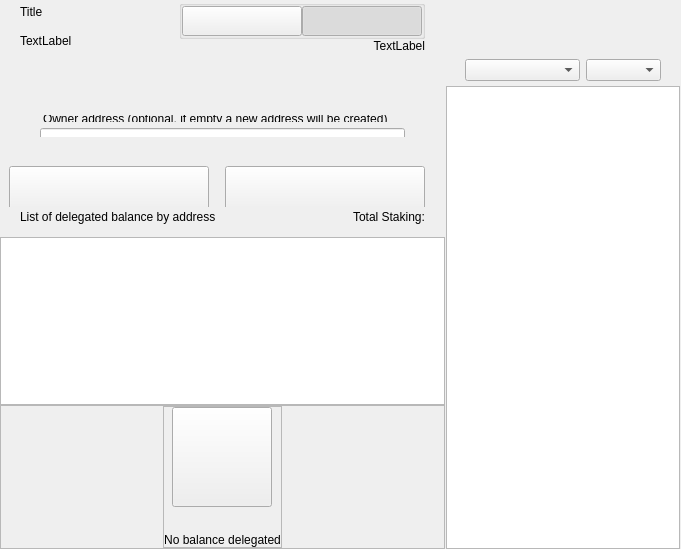
<?xml version="1.0" encoding="UTF-8"?>
<ui version="4.0">
 <class>ColdStakingWidget</class>
 <widget class="QWidget" name="ColdStakingWidget">
  <property name="geometry">
   <rect>
    <x>0</x>
    <y>0</y>
    <width>629</width>
    <height>549</height>
   </rect>
  </property>
  <property name="windowTitle">
   <string>Form</string>
  </property>
  <layout class="QHBoxLayout" name="horizontalLayout_1" stretch="2,1">
   <property name="spacing">
    <number>0</number>
   </property>
   <property name="leftMargin">
    <number>0</number>
   </property>
   <property name="topMargin">
    <number>0</number>
   </property>
   <property name="rightMargin">
    <number>0</number>
   </property>
   <property name="bottomMargin">
    <number>0</number>
   </property>
   <item>
    <widget class="QWidget" name="left" native="true">
     <layout class="QVBoxLayout" name="verticalLayout_3">
      <property name="leftMargin">
       <number>0</number>
      </property>
      <property name="topMargin">
       <number>0</number>
      </property>
      <property name="rightMargin">
       <number>0</number>
      </property>
      <property name="bottomMargin">
       <number>0</number>
      </property>
      <item>
       <layout class="QVBoxLayout" name="verticalLayout_2">
        <property name="spacing">
         <number>0</number>
        </property>
        <item>
         <layout class="QVBoxLayout" name="verticalLayoutTop">
          <property name="spacing">
           <number>0</number>
          </property>
          <property name="leftMargin">
           <number>20</number>
          </property>
          <property name="rightMargin">
           <number>20</number>
          </property>
          <item>
           <widget class="QWidget" name="containerTitle" native="true">
            <property name="sizePolicy">
             <sizepolicy hsizetype="Preferred" vsizetype="Minimum">
              <horstretch>0</horstretch>
              <verstretch>0</verstretch>
             </sizepolicy>
            </property>
            <property name="maximumSize">
             <size>
              <width>16777215</width>
              <height>100</height>
             </size>
            </property>
            <layout class="QHBoxLayout" name="containerTitleLayout">
             <property name="spacing">
              <number>0</number>
             </property>
             <property name="leftMargin">
              <number>0</number>
             </property>
             <property name="topMargin">
              <number>0</number>
             </property>
             <property name="rightMargin">
              <number>0</number>
             </property>
             <property name="bottomMargin">
              <number>0</number>
             </property>
             <item>
              <layout class="QVBoxLayout" name="verticalLayout11">
               <property name="spacing">
                <number>5</number>
               </property>
               <item>
                <widget class="QLabel" name="labelTitle">
                 <property name="text">
                  <string>Title</string>
                 </property>
                </widget>
               </item>
               <item>
                <widget class="QLabel" name="labelSubtitle1">
                 <property name="maximumSize">
                  <size>
                   <width>16777215</width>
                   <height>16777215</height>
                  </size>
                 </property>
                 <property name="text">
                  <string>TextLabel</string>
                 </property>
                </widget>
               </item>
              </layout>
             </item>
             <item>
              <spacer name="horizontalSpacer">
               <property name="orientation">
                <enum>Qt::Horizontal</enum>
               </property>
               <property name="sizeHint" stdset="0">
                <size>
                 <width>40</width>
                 <height>20</height>
                </size>
               </property>
              </spacer>
             </item>
             <item>
              <widget class="QWidget" name="containerViewPrivacyChecks" native="true">
               <layout class="QVBoxLayout" name="containerPrivacyChecks">
                <property name="spacing">
                 <number>0</number>
                </property>
                <property name="leftMargin">
                 <number>0</number>
                </property>
                <property name="topMargin">
                 <number>0</number>
                </property>
                <property name="rightMargin">
                 <number>0</number>
                </property>
                <property name="bottomMargin">
                 <number>0</number>
                </property>
                <item alignment="Qt::AlignHCenter|Qt::AlignVCenter">
                 <widget class="QGroupBox" name="groupBox">
                  <property name="title">
                   <string/>
                  </property>
                  <layout class="QHBoxLayout" name="horizontalLayout_2_1">
                   <property name="spacing">
                    <number>0</number>
                   </property>
                   <property name="leftMargin">
                    <number>0</number>
                   </property>
                   <property name="topMargin">
                    <number>0</number>
                   </property>
                   <property name="rightMargin">
                    <number>0</number>
                   </property>
                   <property name="bottomMargin">
                    <number>0</number>
                   </property>
                   <item>
                    <widget class="QPushButton" name="pushLeft">
                     <property name="minimumSize">
                      <size>
                       <width>120</width>
                       <height>30</height>
                      </size>
                     </property>
                     <property name="maximumSize">
                      <size>
                       <width>120</width>
                       <height>30</height>
                      </size>
                     </property>
                     <property name="focusPolicy">
                      <enum>Qt::NoFocus</enum>
                     </property>
                     <property name="text">
                      <string/>
                     </property>
                     <property name="checkable">
                      <bool>true</bool>
                     </property>
                     <property name="autoExclusive">
                      <bool>true</bool>
                     </property>
                    </widget>
                   </item>
                   <item>
                    <widget class="QPushButton" name="pushRight">
                     <property name="minimumSize">
                      <size>
                       <width>120</width>
                       <height>30</height>
                      </size>
                     </property>
                     <property name="maximumSize">
                      <size>
                       <width>120</width>
                       <height>30</height>
                      </size>
                     </property>
                     <property name="focusPolicy">
                      <enum>Qt::NoFocus</enum>
                     </property>
                     <property name="text">
                      <string/>
                     </property>
                     <property name="checkable">
                      <bool>true</bool>
                     </property>
                     <property name="checked">
                      <bool>true</bool>
                     </property>
                     <property name="autoExclusive">
                      <bool>true</bool>
                     </property>
                    </widget>
                   </item>
                  </layout>
                 </widget>
                </item>
                <item alignment="Qt::AlignTop">
                 <widget class="QLabel" name="labelSubtitle2">
                  <property name="text">
                   <string>TextLabel</string>
                  </property>
                  <property name="alignment">
                   <set>Qt::AlignRight|Qt::AlignTrailing|Qt::AlignVCenter</set>
                  </property>
                 </widget>
                </item>
               </layout>
              </widget>
             </item>
            </layout>
           </widget>
          </item>
          <item>
           <spacer name="verticalSpacer_2">
            <property name="orientation">
             <enum>Qt::Vertical</enum>
            </property>
            <property name="sizeType">
             <enum>QSizePolicy::Fixed</enum>
            </property>
            <property name="sizeHint" stdset="0">
             <size>
              <width>20</width>
              <height>30</height>
             </size>
            </property>
           </spacer>
          </item>
          <item>
           <widget class="QWidget" name="containerSend" native="true">
            <property name="minimumSize">
             <size>
              <width>0</width>
              <height>50</height>
             </size>
            </property>
            <layout class="QVBoxLayout" name="containerSendRow">
             <property name="spacing">
              <number>6</number>
             </property>
             <property name="leftMargin">
              <number>0</number>
             </property>
             <property name="topMargin">
              <number>0</number>
             </property>
             <property name="rightMargin">
              <number>0</number>
             </property>
             <property name="bottomMargin">
              <number>0</number>
             </property>
             <item>
              <widget class="QLabel" name="labelEditTitle">
               <property name="maximumSize">
                <size>
                 <width>16777215</width>
                 <height>30</height>
                </size>
               </property>
               <property name="styleSheet">
                <string notr="true">padding-left:20px; padding-bottom:3px;</string>
               </property>
               <property name="text">
                <string/>
               </property>
              </widget>
             </item>
             <item>
              <spacer name="verticalSpacer_6">
               <property name="orientation">
                <enum>Qt::Vertical</enum>
               </property>
               <property name="sizeType">
                <enum>QSizePolicy::Fixed</enum>
               </property>
               <property name="sizeHint" stdset="0">
                <size>
                 <width>20</width>
                 <height>9</height>
                </size>
               </property>
              </spacer>
             </item>
             <item>
              <widget class="QWidget" name="containerOwner" native="true">
               <layout class="QVBoxLayout" name="vContainerOwner">
                <property name="spacing">
                 <number>4</number>
                </property>
                <property name="leftMargin">
                 <number>20</number>
                </property>
                <property name="topMargin">
                 <number>0</number>
                </property>
                <property name="rightMargin">
                 <number>20</number>
                </property>
                <property name="bottomMargin">
                 <number>0</number>
                </property>
                <item>
                 <widget class="QLabel" name="labelSubtitleDescription">
                  <property name="maximumSize">
                   <size>
                    <width>16777215</width>
                    <height>20</height>
                   </size>
                  </property>
                  <property name="styleSheet">
                   <string notr="true">margin-bottom:2px;
                   margin-left:0.05px;
                   padding:0px;</string>
                  </property>
                  <property name="text">
                   <string>Owner address (optional, if empty a new address will be created)</string>
                  </property>
                 </widget>
                </item>
                <item>
                 <widget class="QLineEdit" name="lineEditOwnerAddress">
                  <property name="minimumSize">
                   <size>
                    <width>0</width>
                    <height>50</height>
                   </size>
                  </property>
                  <property name="maximumSize">
                   <size>
                    <width>16777215</width>
                    <height>50</height>
                   </size>
                  </property>
                  <property name="styleSheet">
                   <string notr="true"/>
                  </property>
                 </widget>
                </item>
               </layout>
              </widget>
             </item>
            </layout>
           </widget>
          </item>
         </layout>
        </item>
        <item>
         <spacer name="verticalSpacer_3">
          <property name="orientation">
           <enum>Qt::Vertical</enum>
          </property>
          <property name="sizeType">
           <enum>QSizePolicy::Minimum</enum>
          </property>
          <property name="sizeHint" stdset="0">
           <size>
            <width>20</width>
            <height>20</height>
           </size>
          </property>
         </spacer>
        </item>
        <item>
         <widget class="QWidget" name="containerBtn" native="true">
          <property name="minimumSize">
           <size>
            <width>0</width>
            <height>50</height>
           </size>
          </property>
          <layout class="QHBoxLayout" name="horizontalLayout">
           <property name="rightMargin">
            <number>20</number>
           </property>
           <item>
            <spacer name="horizontalSpacer_2">
             <property name="orientation">
              <enum>Qt::Horizontal</enum>
             </property>
             <property name="sizeHint" stdset="0">
              <size>
               <width>200</width>
               <height>20</height>
              </size>
             </property>
            </spacer>
           </item>
           <item>
            <layout class="QHBoxLayout" name="horizontalLayout_7">
             <item>
              <spacer name="horizontalSpacer_3">
               <property name="orientation">
                <enum>Qt::Horizontal</enum>
               </property>
               <property name="sizeType">
                <enum>QSizePolicy::Expanding</enum>
               </property>
               <property name="sizeHint" stdset="0">
                <size>
                 <width>40</width>
                 <height>20</height>
                </size>
               </property>
              </spacer>
             </item>
             <item>
              <widget class="QPushButton" name="pushButtonClear">
               <property name="minimumSize">
                <size>
                 <width>200</width>
                 <height>50</height>
                </size>
               </property>
               <property name="focusPolicy">
                <enum>Qt::NoFocus</enum>
               </property>
               <property name="text">
                <string/>
               </property>
              </widget>
             </item>
             <item>
              <spacer name="horizontalSpacer_4">
               <property name="orientation">
                <enum>Qt::Horizontal</enum>
               </property>
               <property name="sizeType">
                <enum>QSizePolicy::Fixed</enum>
               </property>
               <property name="sizeHint" stdset="0">
                <size>
                 <width>10</width>
                 <height>20</height>
                </size>
               </property>
              </spacer>
             </item>
             <item>
              <widget class="QPushButton" name="pushButtonSend">
               <property name="minimumSize">
                <size>
                 <width>200</width>
                 <height>50</height>
                </size>
               </property>
               <property name="maximumSize">
                <size>
                 <width>200</width>
                 <height>50</height>
                </size>
               </property>
               <property name="focusPolicy">
                <enum>Qt::NoFocus</enum>
               </property>
               <property name="text">
                <string/>
               </property>
              </widget>
             </item>
            </layout>
           </item>
          </layout>
         </widget>
        </item>
        <item>
         <widget class="QWidget" name="containerHistoryLabel" native="true">
          <layout class="QHBoxLayout" name="horizontalLayout_4">
           <property name="spacing">
            <number>0</number>
           </property>
           <property name="leftMargin">
            <number>20</number>
           </property>
           <property name="topMargin">
            <number>0</number>
           </property>
           <property name="rightMargin">
            <number>20</number>
           </property>
           <property name="bottomMargin">
            <number>0</number>
           </property>
           <item>
            <widget class="QWidget" name="verticalWidget" native="true">
             <property name="minimumSize">
              <size>
               <width>100</width>
               <height>0</height>
              </size>
             </property>
             <layout class="QVBoxLayout" name="verticalLayout_58">
              <property name="leftMargin">
               <number>0</number>
              </property>
              <property name="topMargin">
               <number>0</number>
              </property>
              <property name="rightMargin">
               <number>0</number>
              </property>
              <property name="bottomMargin">
               <number>0</number>
              </property>
              <item>
               <widget class="QLabel" name="labelListHistory">
                <property name="text">
                 <string>List of delegated balance by address</string>
                </property>
               </widget>
              </item>
             </layout>
            </widget>
           </item>
           <item>
            <spacer name="horizontalSpacer_5">
             <property name="orientation">
              <enum>Qt::Horizontal</enum>
             </property>
             <property name="sizeHint" stdset="0">
              <size>
               <width>40</width>
               <height>20</height>
              </size>
             </property>
            </spacer>
           </item>
           <item>
            <widget class="QLabel" name="labelStakingTotal">
             <property name="text">
              <string>Total Staking:</string>
             </property>
            </widget>
           </item>
          </layout>
         </widget>
        </item>
        <item>
         <layout class="QVBoxLayout" name="verticalLayout_64">
          <property name="spacing">
           <number>0</number>
          </property>
          <item>
           <spacer name="verticalSpacer_44">
            <property name="orientation">
             <enum>Qt::Vertical</enum>
            </property>
            <property name="sizeType">
             <enum>QSizePolicy::Fixed</enum>
            </property>
            <property name="sizeHint" stdset="0">
             <size>
              <width>20</width>
              <height>10</height>
             </size>
            </property>
           </spacer>
          </item>
          <item>
           <widget class="QListView" name="listView">
            <property name="enabled">
             <bool>true</bool>
            </property>
            <property name="mouseTracking">
             <bool>true</bool>
            </property>
           </widget>
          </item>
          <item>
           <widget class="QFrame" name="emptyContainer">
            <property name="minimumSize">
             <size>
              <width>0</width>
              <height>100</height>
             </size>
            </property>
            <property name="frameShape">
             <enum>QFrame::StyledPanel</enum>
            </property>
            <property name="frameShadow">
             <enum>QFrame::Raised</enum>
            </property>
            <layout class="QVBoxLayout" name="verticalLayout_71" stretch="1,8">
             <property name="spacing">
              <number>0</number>
             </property>
             <property name="leftMargin">
              <number>0</number>
             </property>
             <property name="topMargin">
              <number>0</number>
             </property>
             <property name="rightMargin">
              <number>0</number>
             </property>
             <property name="bottomMargin">
              <number>0</number>
             </property>
             <item>
              <spacer name="verticalSpacer">
               <property name="orientation">
                <enum>Qt::Vertical</enum>
               </property>
               <property name="sizeHint" stdset="0">
                <size>
                 <width>20</width>
                 <height>20</height>
                </size>
               </property>
              </spacer>
             </item>
             <item alignment="Qt::AlignHCenter|Qt::AlignVCenter">
              <widget class="QFrame" name="emptyScreen">
               <property name="sizePolicy">
                <sizepolicy hsizetype="Expanding" vsizetype="Expanding">
                 <horstretch>0</horstretch>
                 <verstretch>0</verstretch>
                </sizepolicy>
               </property>
               <property name="frameShape">
                <enum>QFrame::StyledPanel</enum>
               </property>
               <property name="frameShadow">
                <enum>QFrame::Raised</enum>
               </property>
               <layout class="QVBoxLayout" name="verticalLayout">
                <property name="spacing">
                 <number>30</number>
                </property>
                <property name="leftMargin">
                 <number>0</number>
                </property>
                <property name="topMargin">
                 <number>0</number>
                </property>
                <property name="rightMargin">
                 <number>0</number>
                </property>
                <property name="bottomMargin">
                 <number>0</number>
                </property>
                <item alignment="Qt::AlignHCenter|Qt::AlignVCenter">
                 <widget class="QPushButton" name="pushImgEmpty">
                  <property name="minimumSize">
                   <size>
                    <width>100</width>
                    <height>100</height>
                   </size>
                  </property>
                  <property name="maximumSize">
                   <size>
                    <width>100</width>
                    <height>100</height>
                   </size>
                  </property>
                  <property name="focusPolicy">
                   <enum>Qt::NoFocus</enum>
                  </property>
                  <property name="text">
                   <string/>
                  </property>
                  <property name="iconSize">
                   <size>
                    <width>100</width>
                    <height>100</height>
                   </size>
                  </property>
                 </widget>
                </item>
                <item alignment="Qt::AlignHCenter|Qt::AlignVCenter">
                 <widget class="QLabel" name="labelEmpty">
                  <property name="styleSheet">
                   <string notr="true"/>
                  </property>
                  <property name="text">
                   <string>No balance delegated</string>
                  </property>
                  <property name="alignment">
                   <set>Qt::AlignCenter</set>
                  </property>
                 </widget>
                </item>
               </layout>
              </widget>
             </item>
            </layout>
           </widget>
          </item>
         </layout>
        </item>
       </layout>
      </item>
     </layout>
    </widget>
   </item>
   <item>
    <widget class="QWidget" name="right" native="true">
     <layout class="QVBoxLayout" name="rightContainer">
      <property name="spacing">
       <number>0</number>
      </property>
      <property name="leftMargin">
       <number>1</number>
      </property>
      <property name="topMargin">
       <number>0</number>
      </property>
      <property name="rightMargin">
       <number>1</number>
      </property>
      <property name="bottomMargin">
       <number>0</number>
      </property>
      <item>
       <widget class="QWidget" name="containerRightButtons" native="true">
        <property name="minimumSize">
         <size>
          <width>0</width>
          <height>50</height>
         </size>
        </property>
        <layout class="QVBoxLayout" name="verticalLayout_4">
         <property name="leftMargin">
          <number>19</number>
         </property>
         <property name="topMargin">
          <number>0</number>
         </property>
         <property name="rightMargin">
          <number>19</number>
         </property>
         <property name="bottomMargin">
          <number>0</number>
         </property>
         <item>
          <widget class="OptionButton" name="btnCoinControl" native="true">
           <property name="minimumSize">
            <size>
             <width>0</width>
             <height>0</height>
            </size>
           </property>
          </widget>
         </item>
         <item>
          <widget class="OptionButton" name="btnColdStaking" native="true"/>
         </item>
         <item>
          <widget class="OptionButton" name="btnMyStakingAddresses" native="true">
           <property name="sizePolicy">
            <sizepolicy hsizetype="Preferred" vsizetype="Minimum">
             <horstretch>0</horstretch>
             <verstretch>0</verstretch>
            </sizepolicy>
           </property>
          </widget>
         </item>
        </layout>
       </widget>
      </item>
      <item>
       <widget class="QWidget" name="sortWidget" native="true">
        <layout class="QHBoxLayout" name="horizontalLayout_6">
         <property name="leftMargin">
          <number>19</number>
         </property>
         <property name="rightMargin">
          <number>19</number>
         </property>
         <property name="bottomMargin">
          <number>5</number>
         </property>
         <item>
          <spacer name="horizontalSpacer_6">
           <property name="orientation">
            <enum>Qt::Horizontal</enum>
           </property>
           <property name="sizeHint" stdset="0">
            <size>
             <width>40</width>
             <height>20</height>
            </size>
           </property>
          </spacer>
         </item>
         <item>
          <widget class="QComboBox" name="comboBoxSort">
           <property name="sizePolicy">
            <sizepolicy hsizetype="Preferred" vsizetype="Fixed">
             <horstretch>0</horstretch>
             <verstretch>0</verstretch>
            </sizepolicy>
           </property>
           <property name="minimumSize">
            <size>
             <width>115</width>
             <height>0</height>
            </size>
           </property>
          </widget>
         </item>
         <item>
          <widget class="QComboBox" name="comboBoxSortOrder">
           <property name="sizePolicy">
            <sizepolicy hsizetype="Preferred" vsizetype="Fixed">
             <horstretch>0</horstretch>
             <verstretch>0</verstretch>
            </sizepolicy>
           </property>
           <property name="minimumSize">
            <size>
             <width>75</width>
             <height>0</height>
            </size>
           </property>
          </widget>
         </item>
        </layout>
       </widget>
      </item>
      <item>
       <widget class="QListView" name="listViewStakingAddress">
        <property name="enabled">
         <bool>true</bool>
        </property>
        <property name="mouseTracking">
         <bool>true</bool>
        </property>
       </widget>
      </item>
     </layout>
    </widget>
   </item>
  </layout>
 </widget>
 <customwidgets>
  <customwidget>
   <class>OptionButton</class>
   <extends>QWidget</extends>
   <header>qt/schillingcoin/optionbutton.h</header>
   <container>1</container>
  </customwidget>
 </customwidgets>
 <resources/>
 <connections/>
</ui>
